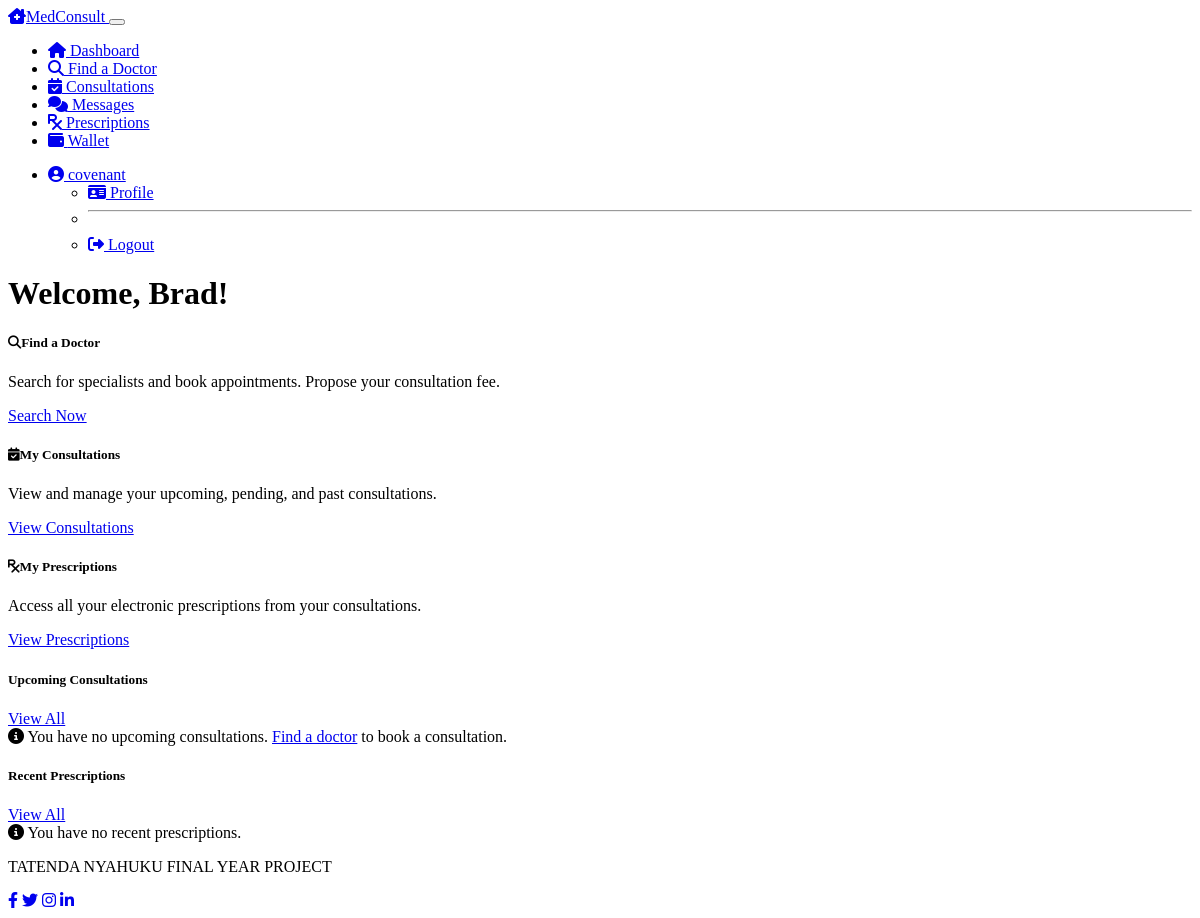
/patient/dashboard (signed in), run on an earlier commit of the app's database.
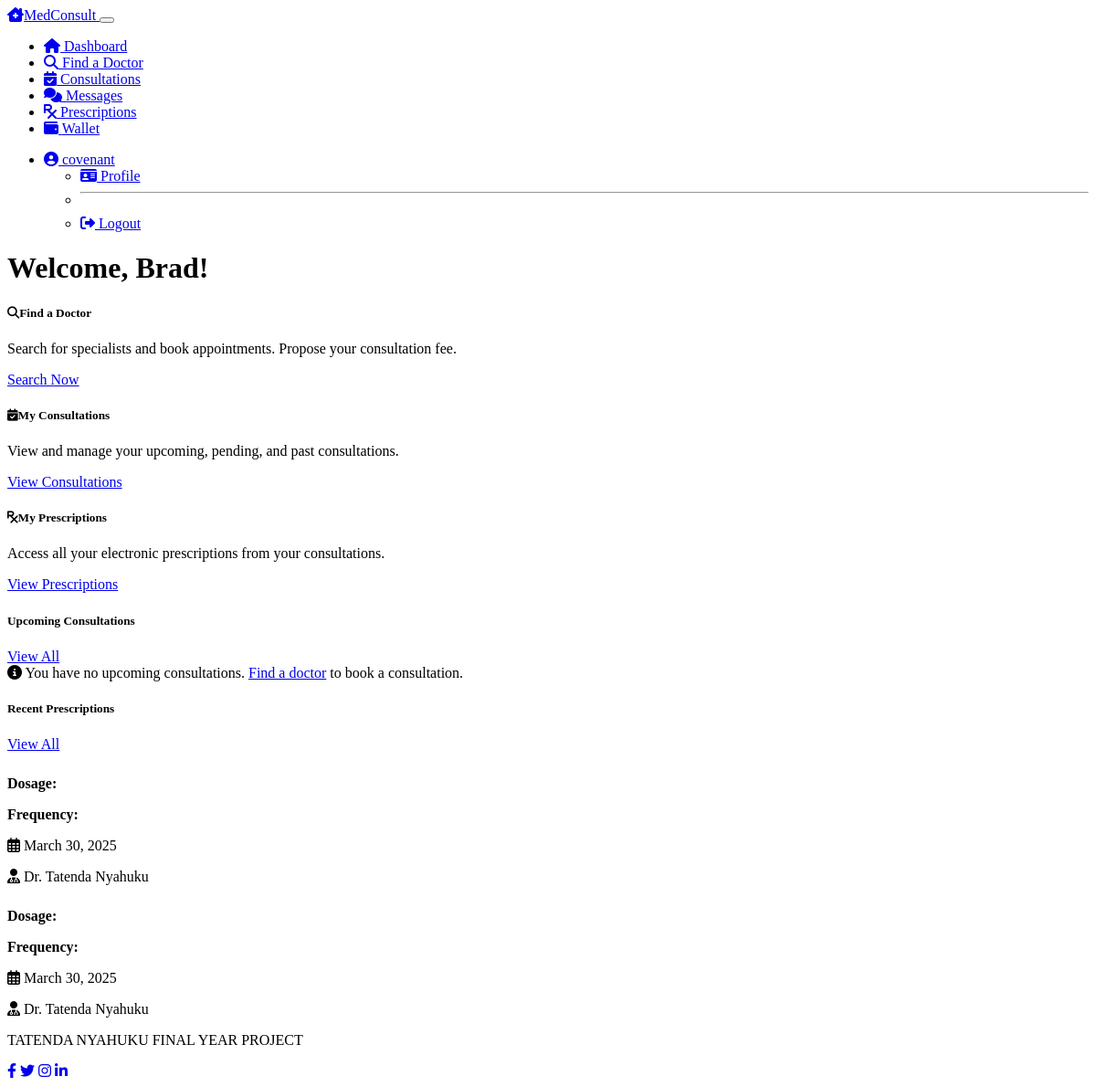
And on a later commit of the database.
### models.py (models this page shows, shortened)
class User(UserMixin, db.Model):
    __tablename__ = 'users'
    id = db.Column(db.Integer, primary_key=True)
    email = db.Column(db.String(120), unique=True, nullable=False)
    username = db.Column(db.String(64), nullable=False)
    password_hash = db.Column(db.String(256), nullable=False)
    role = db.Column(db.String(20), nullable=False)  # 'patient', 'doctor', 'admin'
    created_at = db.Column(db.DateTime, default=datetime.utcnow)
    patient = db.relationship('Patient', backref='user', uselist=False, lazy=True)
    doctor = db.relationship('Doctor', backref='user', uselist=False, lazy=True)

class Patient(db.Model):
    __tablename__ = 'patients'
    id = db.Column(db.Integer, primary_key=True)
    user_id = db.Column(db.Integer, db.ForeignKey('users.id'), nullable=False)
    first_name = db.Column(db.String(50), nullable=False)
    last_name = db.Column(db.String(50), nullable=False)
    date_of_birth = db.Column(db.Date, nullable=True)
    phone_number = db.Column(db.String(20), nullable=True)
    address = db.Column(db.String(200), nullable=True)
    consultations = db.relationship('Consultation', backref='patient', lazy=True)
    wallet_balance = db.Column(db.Float, default=0.0)

class Prescription(db.Model):
    __tablename__ = 'prescriptions'
    id = db.Column(db.Integer, primary_key=True)
    consultation_id = db.Column(db.Integer, db.ForeignKey('consultations.id'), nullable=False)
    instructions = db.Column(db.Text, nullable=True)
    signature = db.Column(db.Text, nullable=False)  # Doctor's electronic signature
    created_at = db.Column(db.DateTime, default=datetime.utcnow)
    medications = db.relationship('PrescriptionMedication', backref='prescription', lazy=True, cascade="all, delete-orphan")

class Doctor(db.Model):
    __tablename__ = 'doctors'
    id = db.Column(db.Integer, primary_key=True)
    user_id = db.Column(db.Integer, db.ForeignKey('users.id'), nullable=False)
    first_name = db.Column(db.String(50), nullable=False)
    last_name = db.Column(db.String(50), nullable=False)
    specialty = db.Column(db.String(100), nullable=False)
    license_number = db.Column(db.String(50), nullable=False)
    qualifications = db.Column(db.Text, nullable=True)
    min_fee = db.Column(db.Float, nullable=False)
    max_fee = db.Column(db.Float, nullable=False)
    is_verified = db.Column(db.Boolean, default=False)
    consultations = db.relationship('Consultation', backref='doctor', lazy=True)

### routes.py (the view)
@app.route('/patient/dashboard')
@login_required
@patient_required
def patient_dashboard():
    upcoming_consultations = Consultation.query.filter_by(
        patient_id=current_user.patient.id,
        status='accepted'
    ).filter(
        Consultation.scheduled_time > datetime.utcnow()
    ).order_by(Consultation.scheduled_time).all()
    recent_prescriptions = Prescription.query.join(Consultation).filter(
        Consultation.patient_id == current_user.patient.id
    ).order_by(Prescription.created_at.desc()).limit(5).all()
    return render_template('patient/dashboard.html',
                          title='Patient Dashboard',
                          upcoming_consultations=upcoming_consultations,
                          recent_prescriptions=recent_prescriptions,
                          now=datetime.utcnow,
                          timedelta=timedelta)

### templates/patient/dashboard.html (shortened to what this page needs)
{% extends "layout.html" %}
{% block content %}
<div class="row mb-4">
    <div class="col-12">
        <h1 class="mb-4">Welcome, {{ current_user.patient.first_name }}!</h1>
    </div>
</div>
<div class="row mb-4">
    <div class="col-md-4 mb-4">
        <div class="card dashboard-card bg-dark text-light h-100">
            <div class="card-body">
                <h5 class="card-title">
                    <i class="fas fa-search text-primary me-2"></i>Find a Doctor
                </h5>
                <p class="card-text">Search for specialists and book appointments. Propose your consultation fee.</p>
                <a href="{{ url_for('find_doctor') }}" class="btn btn-primary">Search Now</a>
            </div>
        </div>
    </div>
    <div class="col-md-4 mb-4">
        <div class="card dashboard-card bg-dark text-light h-100">
            <div class="card-body">
                <h5 class="card-title">
                    <i class="fas fa-calendar-check text-success me-2"></i>My Consultations
                </h5>
                <p class="card-text">View and manage your upcoming, pending, and past consultations.</p>
                <a href="{{ url_for('patient_consultations') }}" class="btn btn-primary">View Consultations</a>
            </div>
        </div>
    </div>
    <div class="col-md-4 mb-4">
        <div class="card dashboard-card bg-dark text-light h-100">
            <div class="card-body">
                <h5 class="card-title">
                    <i class="fas fa-prescription text-info me-2"></i>My Prescriptions
                </h5>
                <p class="card-text">Access all your electronic prescriptions from your consultations.</p>
                <a href="{{ url_for('patient_prescriptions') }}" class="btn btn-primary">View Prescriptions</a>
            </div>
        </div>
    </div>
</div>
<div class="row">
    <div class="col-md-8">
        <div class="card bg-dark text-light">
            <div class="card-header d-flex justify-content-between align-items-center">
                <h5 class="mb-0">Upcoming Consultations</h5>
                <a href="{{ url_for('patient_consultations') }}" class="btn btn-sm btn-outline-primary">View All</a>
            </div>
            <div class="card-body">
                {% if upcoming_consultations %}
                    {% for consultation in upcoming_consultations %}
                        <div class="consultation-item p-3 mb-3 rounded bg-dark border border-secondary">
                            <div class="d-flex justify-content-between align-items-start">
                                <div>
                                    <h5 class="mb-1">Dr. {{ consultation.doctor.first_name }} {{ consultation.doctor.last_name }}</h5>
                                    <p class="mb-1 text-muted">{{ consultation.doctor.specialty }}</p>
                                    <p class="mb-1">
                                        <i class="fas fa-calendar-alt me-2"></i>
                                        {{ consultation.scheduled_time.strftime('%B %d, %Y') }}
                                    </p>
                                    <p class="mb-2">
                                        <i class="fas fa-clock me-2"></i>
                                        {{ consultation.scheduled_time.strftime('%I:%M %p') }}
                                    </p>
                                    <p class="mb-0">
                                        <span class="badge bg-primary">
                                            <i class="fas fa-dollar-sign me-1"></i>{{ consultation.final_fee }}
                                        </span>
                                    </p>
                                </div>
                                <div>
                                    {% set time_now = now() %}
                                    {% set time_start = consultation.scheduled_time - timedelta(minutes=15) %}
                                    {% set time_end = consultation.scheduled_time + timedelta(minutes=15) %}
                                    {% if time_now >= time_start and time_now <= time_end %}
                                        <a href="{{ url_for('patient_consultation_room', consultation_id=consultation.id) }}" class="btn btn-success">
                                            <i class="fas fa-video me-1"></i> Join Now
                                        </a>
                                    {% else %}
                                        <button class="btn btn-secondary" disabled>
                                            <i class="fas fa-video me-1"></i> Not Yet Available
                                        </button>
                                    {% endif %}
                                    <a href="{{ url_for('patient_consultation_messages', consultation_id=consultation.id) }}" class="btn btn-outline-primary mt-2">
                                        <i class="fas fa-comments me-1"></i> Messages
                                    </a>
                                </div>
                            </div>
                        </div>
                    {% endfor %}
                {% else %}
                    <div class="alert alert-info">
                        <i class="fas fa-info-circle me-2"></i>
                        You have no upcoming consultations. <a href="{{ url_for('find_doctor') }}">Find a doctor</a> to book a consultation.
                    </div>
                {% endif %}
            </div>
        </div>
    </div>
    <div class="col-md-4">
        <div class="card bg-dark text-light">
            <div class="card-header d-flex justify-content-between align-items-center">
                <h5 class="mb-0">Recent Prescriptions</h5>
                <a href="{{ url_for('patient_prescriptions') }}" class="btn btn-sm btn-outline-primary">View All</a>
            </div>
            <div class="card-body">
                {% if recent_prescriptions %}
                    {% for prescription in recent_prescriptions %}
                        <div class="border-bottom pb-3 mb-3">
                            <p class="mb-1 small">
                                <strong>Dosage:</strong> {{ prescription.dosage }}
                            </p>
                            <p class="mb-1 small">
                                <strong>Frequency:</strong> {{ prescription.frequency }}
                            </p>
                            <p class="mb-1 small text-muted">
                                <i class="far fa-calendar-alt me-1"></i>
                                {{ prescription.created_at.strftime('%B %d, %Y') }}
                            </p>
                            <p class="mb-0 small">
                                <i class="fas fa-user-md me-1"></i>
                                Dr. {{ prescription.consultation.doctor.first_name }} {{ prescription.consultation.doctor.last_name }}
                            </p>
                        </div>
                    {% endfor %}
                {% else %}
                    <div class="alert alert-info">
                        <i class="fas fa-info-circle me-2"></i>
                        You have no recent prescriptions.
                    </div>
                {% endif %}
            </div>
        </div>
    </div>
</div>
{% endblock %}

### templates/layout.html (shortened to what this page needs)
<!DOCTYPE html>
<html lang="en" data-bs-theme="dark">
<head>
    <link rel="stylesheet" href="https://cdn.replit.com/agent/bootstrap-agent-dark-theme.min.css">
    <link rel="stylesheet" href="https://cdnjs.cloudflare.com/ajax/libs/font-awesome/6.4.0/css/all.min.css">
    <link rel="stylesheet" href="{{ url_for('static', filename='css/styles.css') }}">
</head>
<body>
    <div class="content-wrapper">
        <header>
            {% if current_user.is_authenticated %}
                {% if current_user.role == 'patient' %}
                    {% include 'patient/navbar.html' %}
                {% elif current_user.role == 'doctor' %}
                    {% include 'doctor/navbar.html' %}
                {% elif current_user.role == 'admin' %}
                    {% include 'admin/navbar.html' %}
                {% endif %}
            {% endif %}
        </header>
        <main class="main-content py-4">
            <div class="container">
                {% block content %}{% endblock %}
            </div>
        </main>
        <footer class="footer bg-dark text-light py-3 mt-auto">
            <div class="container">
                <div class="row">
                    <div class="col-md-6">
                        <p class="mb-0">TATENDA NYAHUKU FINAL YEAR PROJECT</p>
                    </div>
                    <div class="col-md-6 text-md-end">
                        <a href="#" class="text-light me-3"><i class="fab fa-facebook-f"></i></a>
                        <a href="#" class="text-light me-3"><i class="fab fa-twitter"></i></a>
                        <a href="#" class="text-light me-3"><i class="fab fa-instagram"></i></a>
                        <a href="#" class="text-light"><i class="fab fa-linkedin-in"></i></a>
                    </div>
                </div>
            </div>
        </footer>
    </div>
</body>
</html>

### templates/patient/navbar.html (shortened to what this page needs)
<nav class="navbar navbar-expand-lg navbar-dark bg-dark">
    <div class="container">
        <a class="navbar-brand" href="{{ url_for('patient_dashboard') }}">
            <i class="fas fa-clinic-medical me-2"></i>MedConsult
        </a>
        <button class="navbar-toggler" type="button" data-bs-toggle="collapse" data-bs-target="#navbarPatient" aria-controls="navbarPatient" aria-expanded="false" aria-label="Toggle navigation">
        </button>
        <div class="collapse navbar-collapse" id="navbarPatient">
            <ul class="navbar-nav me-auto">
                <li class="nav-item">
                    <a class="nav-link {% if request.path == url_for('patient_dashboard') %}active{% endif %}" href="{{ url_for('patient_dashboard') }}">
                        <i class="fas fa-home me-1"></i> Dashboard
                    </a>
                </li>
                <li class="nav-item">
                    <a class="nav-link {% if request.path == url_for('find_doctor') %}active{% endif %}" href="{{ url_for('find_doctor') }}">
                        <i class="fas fa-search me-1"></i> Find a Doctor
                    </a>
                </li>
                <li class="nav-item">
                    <a class="nav-link {% if request.path == url_for('patient_consultations') %}active{% endif %}" href="{{ url_for('patient_consultations') }}">
                        <i class="fas fa-calendar-check me-1"></i> Consultations
                    </a>
                </li>
                <li class="nav-item">
                    <a class="nav-link {% if request.path == url_for('patient_messages') %}active{% endif %}" href="{{ url_for('patient_messages') }}">
                        <i class="fas fa-comments me-1"></i> Messages
                    </a>
                </li>
                <li class="nav-item">
                    <a class="nav-link {% if request.path == url_for('patient_prescriptions') %}active{% endif %}" href="{{ url_for('patient_prescriptions') }}">
                        <i class="fas fa-prescription me-1"></i> Prescriptions
                    </a>
                </li>
                <li class="nav-item">
                    <a class="nav-link {% if request.path == url_for('patient_wallet') %}active{% endif %}" href="{{ url_for('patient_wallet') }}">
                        <i class="fas fa-wallet me-1"></i> Wallet
                    </a>
                </li>
            </ul>
            <ul class="navbar-nav">
                <li class="nav-item dropdown">
                    <a class="nav-link dropdown-toggle" href="#" id="navbarDropdown" role="button" data-bs-toggle="dropdown" aria-expanded="false">
                        <i class="fas fa-user-circle me-1"></i> {{ current_user.username }}
                    </a>
                    <ul class="dropdown-menu dropdown-menu-end" aria-labelledby="navbarDropdown">
                        <li>
                            <a class="dropdown-item {% if request.path == url_for('patient_profile') %}active{% endif %}" href="{{ url_for('patient_profile') }}">
                                <i class="fas fa-id-card me-2"></i> Profile
                            </a>
                        </li>
                        <li><hr class="dropdown-divider"></li>
                        <li>
                            <a class="dropdown-item" href="{{ url_for('logout') }}">
                                <i class="fas fa-sign-out-alt me-2"></i> Logout
                            </a>
                        </li>
                    </ul>
                </li>
            </ul>
        </div>
    </div>
</nav>

What changed in the data, as far as the page shows it:
added Prescription: created_at "March 30, 2025", consultation.doctor.first_name "Tatenda", consultation.doctor.last_name "Nyahuku"
added Prescription: created_at "March 30, 2025", consultation.doctor.first_name "Tatenda", consultation.doctor.last_name "Nyahuku"
Also different on the page:
text no longer shown: "You have no recent prescriptions."
